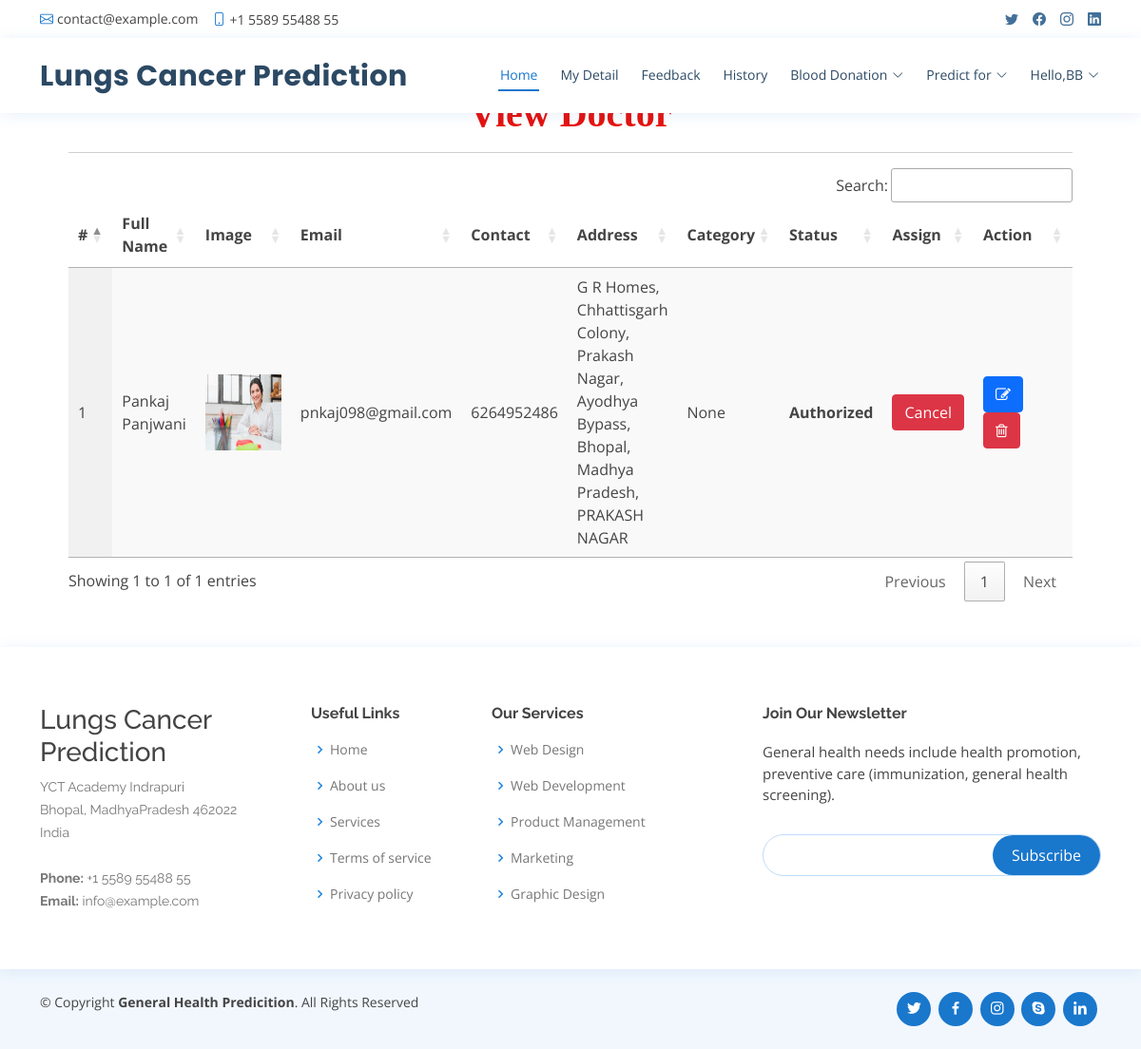
/view_doctor (signed in), run on the app's committed database.
### lungs_app/models.py (models this page shows, shortened)
class Doctor(models.Model):
    status = models.IntegerField(DOCTOR_STATUS, null=True)
    user = models.ForeignKey(User, on_delete=models.CASCADE, null=True)
    contact = models.CharField(max_length=100, null=True)
    address = models.CharField(max_length=100, null=True)
    category = models.CharField(max_length=100, null=True)
    doj = models.DateField(null=True)
    dob = models.DateField(null=True)
    image = models.FileField(null=True)

### lungs_app/views.py (the view)
# urls.py: path('view_doctor', View_Doctor,name="view_doctor"),
@login_required(login_url="login")
def View_Doctor(request):
    doc = Doctor.objects.all()
    d = {'doc':doc}
    return render(request,'view_doctor.html',d)

### lungs_app/templates/view_doctor.html (shortened to what this page needs)
{% extends 'index.html' %}
{% load static %}
{% block body %}
<div class="container-fluid" style="width:90%;margin-top:8%">
                    <div class="container-fluid">
                        <h1 align="center" style="font-weight:bold;font-family : 'Monotype Corsiva' ; color : #E6120E ;margin-top:4%">View Doctor</h1>
                         </div><hr>
                                <table id="example" class="display" style="width:100%">
                                  <thead>
                                    <tr>
                                      <th>#</th>
                                      <th>Full Name</th>
                                      <th>Image</th>
                                      <th>Email</th>
                                      <th>Contact</th>
                                      <th>Address</th>
                                      <th>Category</th>
                                      <th>Status</th>
                                      <th>Assign</th>
                                      <th>Action</th>
                                  </tr>
                              </thead>
                              <tbody>
                              {% for i in doc %}
                                <tr>
                                  <td>{{forloop.counter}}</td>
                                  <td>{{i.user.first_name}} {{i.user.last_name}}</td>
                                  <td><img src="{{i.image.url}}" style="width:80px;height:80px"></td>
                                  <td>{{i.user.email}}</td>
                                  <td>{{i.contact}}</td>
                                  <td>{{i.address}}</td>
                                  <td>{{i.category}}</td>
                                  <td>
                                      {% if i.status == 1 %}
                                      <b>Authorized</b>
                                  {% else %}
                                      <b>Unauthorized</b>
                                      {% endif %}
                                  </td>
                                    <td>{% if i.status == 1 %}
                                        <a href="{% url 'assign_status' i.id %}" onclick="return confirm('Do you want to withdraw approval to doctor : {{i.user.first_name}}?')"><button class="btn btn-danger">Cancel</button></a>
                                        {% else %}
                                        <a href="{% url 'assign_status' i.id %}" onclick="return confirm('Do you want to give approve to doctor : {{i.user.first_name}}?')"><button class="btn btn-success">Assign</button></a>
                                        {% endif %}
                                    </td>
                                    <td style="width:150px">
                                      <a href="{% url 'change_doctor' i.id %}" ><button class="btn btn-primary"><i class="fa fa-edit"></i></button></a>
                                      <a href="{% url 'delete_doctor' i.id %}" ><button class="btn btn-danger" onclick="return confirm('Are you sure?')"><i class="fa fa-trash-o"></i></button></a></td>
                              </tr>
                              {% endfor %}
                          </tbody>
                      </table>
                  </div>
{% endblock %}

### lungs_app/templates/index.html (shortened to what this page needs)
<!DOCTYPE html>
<html lang="en">
  {% load static %}
<head>
  <link href="{% static 'vendor/fontawesome-free/css/all.min.css' %}" rel="stylesheet">
  <link href="{% static 'vendor/animate.css/animate.min.css' %}" rel="stylesheet">
  <link href="{% static 'vendor/bootstrap/css/bootstrap.min.css' %}" rel="stylesheet">
  <link href="{% static 'vendor/bootstrap-icons/bootstrap-icons.css' %}" rel="stylesheet">
  <link href="{% static 'vendor/boxicons/css/boxicons.min.css' %}" rel="stylesheet">
  <link href="{% static 'vendor/glightbox/css/glightbox.min.css' %}" rel="stylesheet">
  <link href="{% static 'vendor/remixicon/remixicon.css' %}" rel="stylesheet">
  <link href="{% static 'vendor/swiper/swiper-bundle.min.css' %}" rel="stylesheet">
  <link href="{% static 'css/style.css' %}" rel="stylesheet">
  <link rel="stylesheet" href="https://cdnjs.cloudflare.com/ajax/libs/font-awesome/4.7.0/css/font-awesome.min.css">
  <link rel='stylesheet' type='text/css' href="https://cdn.datatables.net/1.10.21/css/jquery.dataTables.min.css">
  <link rel='stylesheet' type='text/css' href="https://cdn.datatables.net/buttons/1.6.2/css/buttons.dataTables.min.css">
</head>
<body>
  <div id="topbar" class="d-flex align-items-center fixed-top">
    <div class="container d-flex justify-content-between">
      <div class="contact-info d-flex align-items-center">
        <i class="bi bi-envelope"></i> <a href="mailto:contact@example.com">contact@example.com</a>
        <i class="bi bi-phone"></i> +1 5589 55488 55
      </div>
      <div class="d-none d-lg-flex social-links align-items-center">
        <a href="#" class="twitter"><i class="bi bi-twitter"></i></a>
        <a href="#" class="facebook"><i class="bi bi-facebook"></i></a>
        <a href="#" class="instagram"><i class="bi bi-instagram"></i></a>
        <a href="#" class="linkedin"><i class="bi bi-linkedin"></i></i></a>
      </div>
    </div>
  </div>
  <header id="header" class="fixed-top">
    <div class="container d-flex align-items-center">
      <h1 class="logo me-auto"><a href="index.html">Lungs Cancer Prediction</a></h1>
      {% if request.user.is_staff %}
      <nav id="navbar" class="navbar order-last order-lg-0">
        <ul>
          <li><a class="nav-link scrollto active" href="{% url 'admin_home' %}">Home</a></li>
          <li class="dropdown"><a href="#"><span>Doctor</span> <i class="bi bi-chevron-down"></i></a>
            <ul>
              <li><a href="/add_doctor">Add Doctor</a></li>
              <li><a href="/view_doctor">View Doctor</a></li>
            </ul>
          </li>
          <li><a class="nav-link scrollto" href="/view_patient">Patient</a></li>
          <li><a class="nav-link scrollto" href="/view_search_pat">Searched Data</a></li>
          <li><a class="nav-link scrollto" href="/view_feedback">Feedback</a></li>
          <li class="dropdown"><a href="#"><span>Blood Donation</span> <i class="bi bi-chevron-down"></i></a>
            <ul>
              <li><a href="/request_blood">Request for Blood</a></li>
              <li><a href="/donator_blood">Donate for Blood</a></li>
            </ul>
          </li>
          <li class="dropdown">
            <a href="#" class="appointment-btn scrollto" style="color: #fff;"><span class="d-none d-md-inline">Welcome,</span> {{request.user.username}} <i class="bi bi-chevron-down"></i></a>
            <ul>
              <li><a href="{% url 'change_password' %}">Password</a></li>
              <li><a href="{% url 'logout' %}">Logout</a></li>
            </ul>
          </li>
        </ul>
        <i class="bi bi-list mobile-nav-toggle"></i>
      </nav>
      {% elif request.user.patient_set.all.0 %}
      <nav id="navbar" class="navbar order-last order-lg-0">
        <ul>
          <li><a class="nav-link scrollto active" href="{% url 'patient_home' %}">Home</a></li>
          <li><a class="nav-link scrollto" href="/profile_doctor">My Detail</a></li>
          <li><a class="nav-link scrollto" href="/sent_feedback">Feedback</a></li>
          <li><a class="nav-link scrollto" href="/view_search_pat">History</a></li>
          <li class="dropdown"><a href="#"><span>Blood Donation</span> <i class="bi bi-chevron-down"></i></a>
          </li>
          <li class="dropdown"><a href="#"><span>Predict for</span> <i class="bi bi-chevron-down"></i></a>
          </li>
          <li class="dropdown"><a href="#"><span>Hello,{{request.user.username}}</span> <i class="bi bi-chevron-down"></i></a>
          </li>
        </ul>
      </nav>
      {% endif %}
  </header>
  <div class="mt-5 mb-5" style="margin-top:14%">
  {% block body %}
  {% endblock %}
  </div>
  <footer id="footer">
    <div class="footer-top">
      <div class="container">
        <div class="row">
          <div class="col-lg-3 col-md-6 footer-contact">
            <h3>Lungs Cancer Prediction</h3>
            <p>
              YCT Academy Indrapuri <br>
              Bhopal, MadhyaPradesh 462022<br>
              India <br><br>
              <strong>Phone:</strong> +1 5589 55488 55<br>
              <strong>Email:</strong> info@example.com<br>
            </p>
          </div>
          <div class="col-lg-2 col-md-6 footer-links">
            <h4>Useful Links</h4>
            <ul>
              <li><i class="bx bx-chevron-right"></i> <a href="#">Home</a></li>
              <li><i class="bx bx-chevron-right"></i> <a href="#">About us</a></li>
              <li><i class="bx bx-chevron-right"></i> <a href="#">Services</a></li>
              <li><i class="bx bx-chevron-right"></i> <a href="#">Terms of service</a></li>
              <li><i class="bx bx-chevron-right"></i> <a href="#">Privacy policy</a></li>
            </ul>
          </div>
          <div class="col-lg-3 col-md-6 footer-links">
            <h4>Our Services</h4>
            <ul>
              <li><i class="bx bx-chevron-right"></i> <a href="#">Web Design</a></li>
              <li><i class="bx bx-chevron-right"></i> <a href="#">Web Development</a></li>
              <li><i class="bx bx-chevron-right"></i> <a href="#">Product Management</a></li>
              <li><i class="bx bx-chevron-right"></i> <a href="#">Marketing</a></li>
              <li><i class="bx bx-chevron-right"></i> <a href="#">Graphic Design</a></li>
            </ul>
          </div>
          <div class="col-lg-4 col-md-6 footer-newsletter">
            <h4>Join Our Newsletter</h4>
            <p>General health needs include health promotion, preventive care (immunization, general health screening).</p>
            <form action="" method="post">
              <input type="email" name="email"><input type="submit" value="Subscribe">
            </form>
          </div>
        </div>
      </div>
    </div>
    <div class="container d-md-flex py-4">
      <div class="me-md-auto text-center text-md-start">
        <div class="copyright">
          &copy; Copyright <strong><span>General Health Predicition</span></strong>. All Rights Reserved
        </div>
        <div class="credits">
        </div>
      </div>
      <div class="social-links text-center text-md-right pt-3 pt-md-0">
        <a href="#" class="twitter"><i class="bx bxl-twitter"></i></a>
        <a href="#" class="facebook"><i class="bx bxl-facebook"></i></a>
        <a href="#" class="instagram"><i class="bx bxl-instagram"></i></a>
        <a href="#" class="google-plus"><i class="bx bxl-skype"></i></a>
        <a href="#" class="linkedin"><i class="bx bxl-linkedin"></i></a>
      </div>
    </div>
  </footer>
</body>
</html>

### lungs_app/static/css/style.css (style rules this page uses)
body { font-family: "Open Sans", sans-serif; color: #444444; }
a { color: #1977cc; text-decoration: none; }
h1, h2, h3, h4, h5, h6 { font-family: "Raleway", sans-serif; }
#topbar { background: #fff; height: 40px; font-size: 14px; transition: all 0.5s; z-index: 996; }
#topbar .contact-info a { line-height: 1; color: #444444; transition: 0.3s; }
#topbar .contact-info i { color: #1977cc; padding-right: 4px; margin-left: 15px; line-height: 0; }
#topbar .contact-info i:first-child { margin-left: 0; }
#topbar .social-links a { color: #437099; padding-left: 15px; display: inline-block; line-height: 1px; transition: 0.3s; }
#topbar .social-links a:first-child { border-left: 0; }
#header { background: #fff; transition: all 0.5s; z-index: 997; padding: 15px 0; top: 40px; box-shadow: 0px 2px 15px rgba(25, 119, 204, 0.1); }
#header .logo { font-size: 30px; margin: 0; padding: 0; line-height: 1; font-weight: 700; letter-spacing: 0.5px; font-family: "Poppins", sans-serif; }
#header .logo a { color: #2c4964; }
.navbar { padding: 0; }
.navbar ul { margin: 0; padding: 0; display: flex; list-style: none; align-items: center; }
.navbar li { position: relative; }
.navbar>ul>li { position: relative; white-space: nowrap; padding: 8px 0 8px 20px; }
.navbar a, .navbar a:focus { display: flex; align-items: center; justify-content: space-between; font-size: 14px; color: #2c4964; white-space: nowrap; transition: 0.3s; border-bottom: 2px solid #fff; padding: 5px 2px; }
.navbar a i, .navbar a:focus i { font-size: 12px; line-height: 0; margin-left: 5px; }
.navbar a:hover, .navbar .active, .navbar .active:focus, .navbar li:hover>a { color: #1977cc; border-color: #1977cc; }
#footer { color: #444444; font-size: 14px; background: #f1f7fd; }
#footer .footer-top { padding: 60px 0 30px 0; background: #fff; box-shadow: 0px 2px 15px rgba(25, 119, 204, 0.1); }
#footer .footer-top .footer-contact { margin-bottom: 30px; }
#footer .footer-top .footer-contact p { font-size: 14px; line-height: 24px; margin-bottom: 0; font-family: "Raleway", sans-serif; color: #777777; }
#footer .footer-top h4 { font-size: 16px; font-weight: bold; color: #444444; position: relative; padding-bottom: 12px; }
#footer .footer-top .footer-links { margin-bottom: 30px; }
#footer .footer-top .footer-links ul { list-style: none; padding: 0; margin: 0; }
#footer .footer-top .footer-links ul i { padding-right: 2px; color: #1c84e3; font-size: 18px; line-height: 1; }
#footer .footer-top .footer-links ul li { padding: 10px 0; display: flex; align-items: center; }
#footer .footer-top .footer-links ul li:first-child { padding-top: 0; }
#footer .footer-top .footer-links ul a { color: #777777; transition: 0.3s; display: inline-block; line-height: 1; }
#footer .footer-newsletter { font-size: 15px; }
#footer .footer-newsletter h4 { font-size: 16px; font-weight: bold; color: #444444; position: relative; padding-bottom: 12px; }
#footer .footer-newsletter form { margin-top: 30px; background: #fff; padding: 6px 10px; position: relative; border-radius: 50px; text-align: left; border: 1px solid #bfdcf7; }
#footer .footer-newsletter form input[type=email] { border: 0; padding: 4px 8px; width: calc(100% - 100px); }
#footer .footer-newsletter form input[type=submit] { position: absolute; top: 0; right: 0; bottom: 0; border: 0; background: none; font-size: 16px; padding: 0 20px; background: #1977cc; color: #fff; transition: 0.3s; border-radius: 50px; }
#footer .credits { padding-top: 5px; font-size: 13px; color: #444444; }
#footer .social-links a { font-size: 18px; display: inline-block; background: #1977cc; color: #fff; line-height: 1; padding: 8px 0; margin-right: 4px; border-radius: 50%; text-align: center; width: 36px; height: 36px; transition: 0.3s; }

### data on the page
Doctor: user.first_name "Pankaj", user.last_name "Panjwani", image (picture), user.email "pnkaj098@gmail.com", contact "6264952486", address "G R Homes, Chhattisgarh Colony, Prakash Nagar, Ayodhya Bypass, Bhopal, Madhya Pradesh, PRAKASH NAGAR", category "None", status "Authorized"

### other printed values
{{ request.user.username }} "BB"
